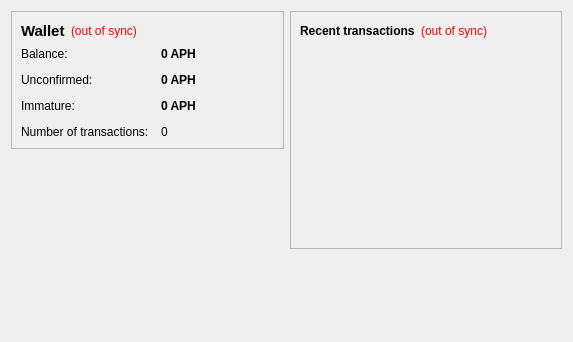
<?xml version="1.0" encoding="UTF-8"?>
<ui version="4.0">
 <class>OverviewPage</class>
 <widget class="QWidget" name="OverviewPage">
  <property name="geometry">
   <rect>
    <x>0</x>
    <y>0</y>
    <width>573</width>
    <height>342</height>
   </rect>
  </property>
  <property name="windowTitle">
   <string>Form</string>
  </property>
  <layout class="QHBoxLayout" name="horizontalLayout" stretch="1,1">
   <item>
    <layout class="QVBoxLayout" name="verticalLayout_2">
     <item>
      <widget class="QFrame" name="frame">
       <property name="frameShape">
        <enum>QFrame::StyledPanel</enum>
       </property>
       <property name="frameShadow">
        <enum>QFrame::Raised</enum>
       </property>
       <layout class="QVBoxLayout" name="verticalLayout_4">
        <item>
         <layout class="QHBoxLayout" name="horizontalLayout_4">
          <item>
           <widget class="QLabel" name="label_5">
            <property name="font">
             <font>
              <pointsize>11</pointsize>
              <weight>75</weight>
              <bold>true</bold>
             </font>
            </property>
            <property name="text">
             <string>Wallet</string>
            </property>
           </widget>
          </item>
          <item>
           <widget class="QLabel" name="labelWalletStatus">
            <property name="toolTip">
             <string>The displayed information may be out of date. Your wallet automatically synchronizes with the AphroditeCoin network after a connection is established, but this process has not completed yet.</string>
            </property>
            <property name="styleSheet">
             <string notr="true">QLabel { color: red; }</string>
            </property>
            <property name="text">
             <string notr="true">(out of sync)</string>
            </property>
            <property name="alignment">
             <set>Qt::AlignLeading|Qt::AlignLeft|Qt::AlignVCenter</set>
            </property>
           </widget>
          </item>
          <item>
           <spacer name="horizontalSpacer_2">
            <property name="orientation">
             <enum>Qt::Horizontal</enum>
            </property>
            <property name="sizeHint" stdset="0">
             <size>
              <width>40</width>
              <height>20</height>
             </size>
            </property>
           </spacer>
          </item>
         </layout>
        </item>
        <item>
         <layout class="QFormLayout" name="formLayout_2">
          <property name="fieldGrowthPolicy">
           <enum>QFormLayout::AllNonFixedFieldsGrow</enum>
          </property>
          <property name="horizontalSpacing">
           <number>12</number>
          </property>
          <property name="verticalSpacing">
           <number>12</number>
          </property>
          <item row="0" column="0">
           <widget class="QLabel" name="label">
            <property name="text">
             <string>Balance:</string>
            </property>
           </widget>
          </item>
          <item row="0" column="1">
           <widget class="QLabel" name="labelBalance">
            <property name="font">
             <font>
              <weight>75</weight>
              <bold>true</bold>
             </font>
            </property>
            <property name="cursor">
             <cursorShape>IBeamCursor</cursorShape>
            </property>
            <property name="toolTip">
             <string>Your current balance</string>
            </property>
            <property name="text">
             <string notr="true">0 APH</string>
            </property>
            <property name="textInteractionFlags">
             <set>Qt::LinksAccessibleByMouse|Qt::TextSelectableByKeyboard|Qt::TextSelectableByMouse</set>
            </property>
           </widget>
          </item>
          <item row="1" column="0">
           <widget class="QLabel" name="label_3">
            <property name="text">
             <string>Unconfirmed:</string>
            </property>
           </widget>
          </item>
          <item row="1" column="1">
           <widget class="QLabel" name="labelUnconfirmed">
            <property name="font">
             <font>
              <weight>75</weight>
              <bold>true</bold>
             </font>
            </property>
            <property name="cursor">
             <cursorShape>IBeamCursor</cursorShape>
            </property>
            <property name="toolTip">
             <string>Total of transactions that have yet to be confirmed, and do not yet count toward the current balance</string>
            </property>
            <property name="text">
             <string notr="true">0 APH</string>
            </property>
            <property name="textInteractionFlags">
             <set>Qt::LinksAccessibleByMouse|Qt::TextSelectableByKeyboard|Qt::TextSelectableByMouse</set>
            </property>
           </widget>
          </item>
          <item row="3" column="0">
           <widget class="QLabel" name="label_2">
            <property name="text">
             <string>Number of transactions:</string>
            </property>
           </widget>
          </item>
          <item row="3" column="1">
           <widget class="QLabel" name="labelNumTransactions">
            <property name="toolTip">
             <string>Total number of transactions in wallet</string>
            </property>
            <property name="text">
             <string notr="true">0</string>
            </property>
           </widget>
          </item>
          <item row="2" column="0">
           <widget class="QLabel" name="labelImmatureText">
            <property name="text">
             <string>Immature:</string>
            </property>
           </widget>
          </item>
          <item row="2" column="1">
           <widget class="QLabel" name="labelImmature">
            <property name="font">
             <font>
              <weight>75</weight>
              <bold>true</bold>
             </font>
            </property>
            <property name="toolTip">
             <string>Mined balance that has not yet matured</string>
            </property>
            <property name="text">
             <string notr="true">0 APH</string>
            </property>
            <property name="textInteractionFlags">
             <set>Qt::LinksAccessibleByMouse|Qt::TextSelectableByKeyboard|Qt::TextSelectableByMouse</set>
            </property>
           </widget>
          </item>
         </layout>
        </item>
       </layout>
      </widget>
     </item>
     <item>
      <spacer name="verticalSpacer">
       <property name="orientation">
        <enum>Qt::Vertical</enum>
       </property>
       <property name="sizeHint" stdset="0">
        <size>
         <width>20</width>
         <height>40</height>
        </size>
       </property>
      </spacer>
     </item>
    </layout>
   </item>
   <item>
    <layout class="QVBoxLayout" name="verticalLayout_3">
     <item>
      <widget class="QFrame" name="frame_2">
       <property name="frameShape">
        <enum>QFrame::StyledPanel</enum>
       </property>
       <property name="frameShadow">
        <enum>QFrame::Raised</enum>
       </property>
       <layout class="QVBoxLayout" name="verticalLayout">
        <item>
         <layout class="QHBoxLayout" name="horizontalLayout_2">
          <item>
           <widget class="QLabel" name="label_4">
            <property name="text">
             <string>&lt;b&gt;Recent transactions&lt;/b&gt;</string>
            </property>
           </widget>
          </item>
          <item>
           <widget class="QLabel" name="labelTransactionsStatus">
            <property name="toolTip">
             <string>The displayed information may be out of date. Your wallet automatically synchronizes with the AphroditeCoin network after a connection is established, but this process has not completed yet.</string>
            </property>
            <property name="styleSheet">
             <string notr="true">QLabel { color: red; }</string>
            </property>
            <property name="text">
             <string notr="true">(out of sync)</string>
            </property>
            <property name="alignment">
             <set>Qt::AlignRight|Qt::AlignTrailing|Qt::AlignVCenter</set>
            </property>
           </widget>
          </item>
          <item>
           <spacer name="horizontalSpacer">
            <property name="orientation">
             <enum>Qt::Horizontal</enum>
            </property>
            <property name="sizeHint" stdset="0">
             <size>
              <width>40</width>
              <height>20</height>
             </size>
            </property>
           </spacer>
          </item>
         </layout>
        </item>
        <item>
         <widget class="QListView" name="listTransactions">
          <property name="styleSheet">
           <string notr="true">QListView { background: transparent; }</string>
          </property>
          <property name="frameShape">
           <enum>QFrame::NoFrame</enum>
          </property>
          <property name="verticalScrollBarPolicy">
           <enum>Qt::ScrollBarAlwaysOff</enum>
          </property>
          <property name="horizontalScrollBarPolicy">
           <enum>Qt::ScrollBarAlwaysOff</enum>
          </property>
          <property name="selectionMode">
           <enum>QAbstractItemView::NoSelection</enum>
          </property>
         </widget>
        </item>
       </layout>
      </widget>
     </item>
     <item>
      <spacer name="verticalSpacer_2">
       <property name="orientation">
        <enum>Qt::Vertical</enum>
       </property>
       <property name="sizeHint" stdset="0">
        <size>
         <width>20</width>
         <height>40</height>
        </size>
       </property>
      </spacer>
     </item>
    </layout>
   </item>
  </layout>
 </widget>
 <resources/>
 <connections/>
</ui>
